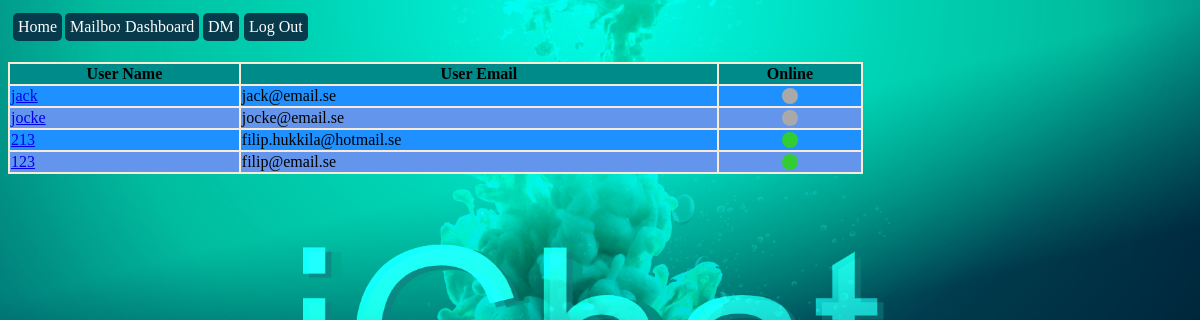
Page /dm (signed in) on the earlier database version.
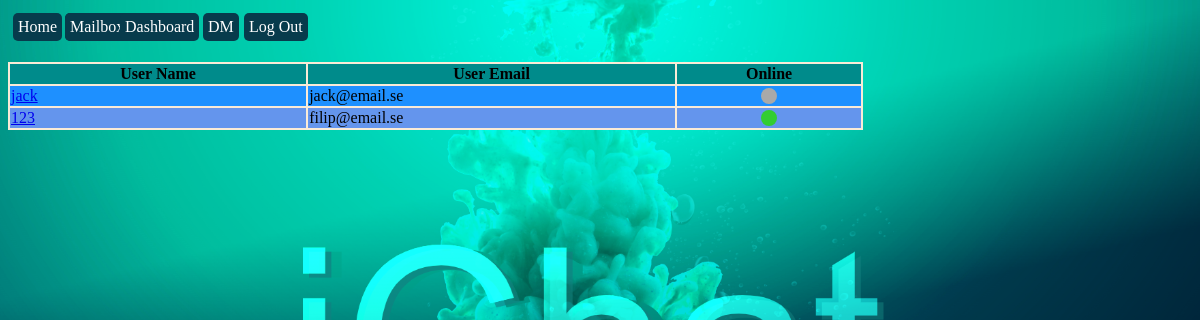
Same page on the later database version.
### models.py (models this page shows, shortened)
class User(db.Model):
    id = db.Column(db.Integer, primary_key=True, autoincrement=True)
    name = db.Column(db.String(150))
    email = db.Column(db.String(150), unique=True)
    password = db.Column(db.String(100))
    admin = db.Column(db.BOOLEAN, default=False)
    online = db.Column(db.BOOLEAN, default=False)
    sent_messages = db.relationship('Message', backref='sender', lazy=True)
    recv_messages = db.relationship('Message', secondary=message_recv, lazy='subquery',
                                    backref=db.backref('receivers', lazy=True))

### blueprints/dm/__init__.py (the view)
@bp_dm.get('/dm')
def dm_get():
    users = get_all_but_current_users()
    return render_template('dm.html', users=users)

### controllers/user_controller.py (called while the page is built)
def get_all_but_current_users():
    from models import User
    user = current_user
    return User.query.filter(User.id != user.id).all()

### templates/dm.html
{% extends 'base-template.html' %}
{% block content %}
    <br>
    <br>
    <br>
        <table>
        <tr>
            <th>User Name</th>
            <th>User Email</th>
            <th>Online</th>
        </tr>
        {% for user in users %}
            <tr>
                <td><a href="{{ url_for("bp_user.message_get", user_id=user.id) }}">{{ user.name }}</a></td>
                <td>{{ user.email }}</td>
                <td class="center-content">
                    {% if user.online %}
                        <div class="circle online"></div>
                    {% else %}
                        <div class="circle offline"></div>
                    {% endif %}
                </td>
            </tr>
        {% endfor %}
    </table>
{% endblock %}

### templates/base-template.html (shortened to what this page needs)
<!DOCTYPE html>
<html lang="en">
<head>
    <link rel="stylesheet" href="{{ url_for('static', filename='css/main.css') }}" />
</head>
<body class="page">
    <a class="tab_home" href="{{ url_for('bp_home.home_get') }}">
        Home
    </a>
    {% if current_user.is_authenticated %}
        <a class="tab_profile" href="{{ url_for('bp_user.user_get') }}">
        </a>
           <a class="tab_profile" href="{{ url_for('bp_user.mailbox_get') }}">
            Mailbox
        </a>
        <a class="tab_logout" href="{{ url_for('bp_user.logout_get') }}">
            Log Out
        </a>
        <a class="tab_dashboard" href="{{ url_for('bp_dashboard.dashboard_get') }}">
            Dashboard
        </a>
        <a class="tab_dm" href="{{ url_for('bp_dm.dm_get') }}">
            DM
        </a>
        {% endif %}
    {% block content %}
    {% endblock %}
</body>
</html>

### static/css/main.css (style rules this page uses)
.page { width: 95%; height: 90vh; background-image: url(img/background3.png); background-size: cover; background-position: center; }
.tab_home { margin: 5px; color: white; text-decoration: none; background-color: #073B4C; padding: 5px; border-radius: 5px; top: 8px; left: 8px; position: absolute; }
.tab_logout { margin: 5px; color: white; text-decoration: none; background-color: #073B4C; padding: 5px; border-radius: 5px; top: 8px; left: 239px; position: absolute; }
.tab_profile { margin: 5px; color: white; text-decoration: none; background-color: #073B4C; padding: 5px; border-radius: 5px; top: 8px; left: 60px; position: absolute; }
.tab_dashboard { margin: 5px; color: white; text-decoration: none; background-color: #073B4C; padding: 5px; border-radius: 5px; top: 8px; left: 115px; position: absolute; }
.tab_dm { margin: 5px; color: white; text-decoration: none; background-color: #073B4C; padding: 5px; border-radius: 5px; top: 8px; left: 198px; position: absolute; }
table { width: 25%; background: antiquewhite; }
th { background: darkcyan; }
tr:nth-child(odd) { background: cornflowerblue; }
tr:nth-child(even) { background: dodgerblue; }
.center-content { text-align: center; }
.circle { margin: 0 auto; width: 16px; height: 16px; border-radius: 50%; }
.online { background: limegreen; }
.offline { background: darkgrey; }
table { width: 75%; }

Differences in the rows shown:
removed User: name "jocke", email "jocke@email.se", online False (drawn)
removed User: name "213", email "filip.hukkila@hotmail.se", online True (drawn)
